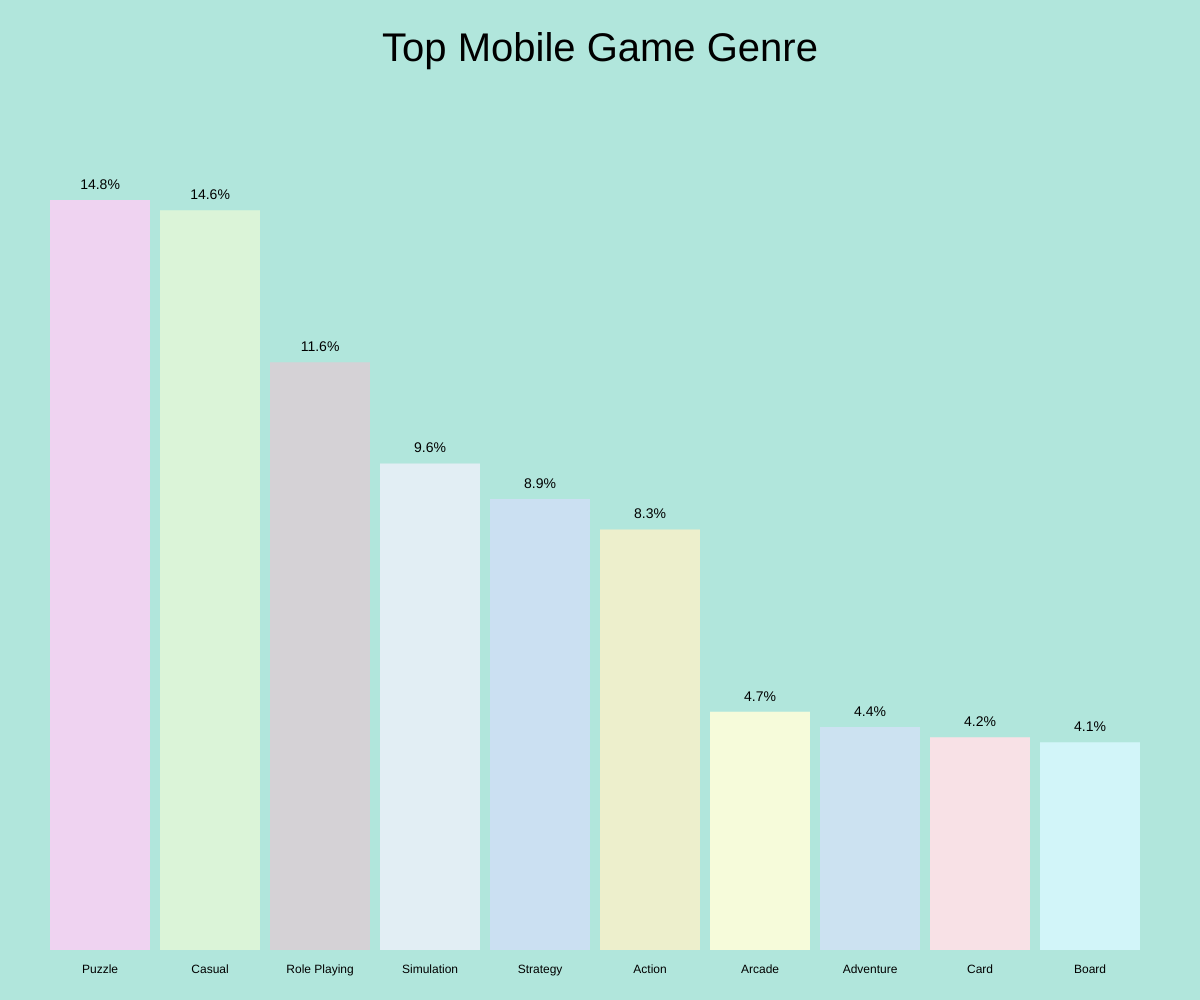
Frame 1 (no input)
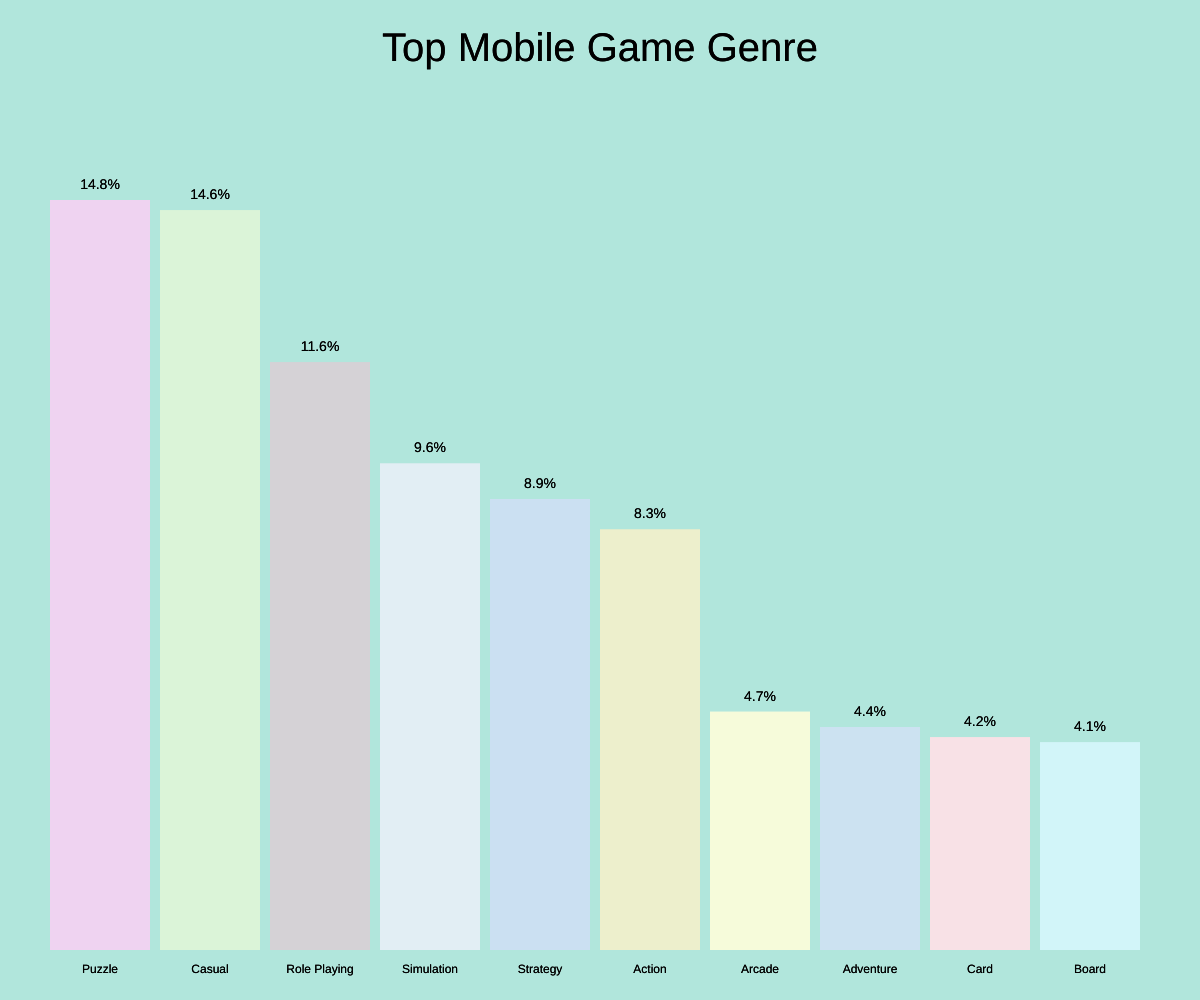
Frame 2 (the mouse pressed at the canvas centre, redrawn once)

The p5.js sketch that drew these frames (run headless with seeded random() and noise() and a simulated clock; the mouse was pressed at the canvas centre and the sketch redrawn once):

// p5.js sketch
// ── sketch.js
let genres = [
  "Puzzle", "Casual", "Role Playing", "Simulation", "Strategy", "Action", "Arcade", "Adventure", "Card", "Board"
];
let values = [14.8, 14.6, 11.6, 9.6, 8.9, 8.3, 4.7, 4.4, 4.2, 4.1];
let barColors = [];

function setup() {
  createCanvas(windowWidth,windowHeight);
  noLoop();
  background('#b1e6dc');
}

function draw() {
  generateColors();
  drawBarChart();
}

function generateColors() {
  for (let i = 0; i < genres.length; i++) {
    let r = random(200,255);
    let g = random(200,255);
    let b = random(200,255);
    barColors.push(color(r, g, b));
  }
}

function drawBarChart() {
  let barWidth = (width - 100) / genres.length - 10; // Increased bar width
  let startX = 50;
  let startY = height;
  let chartHeight = height - 150; // space for title and labels
  
  // Draw title
  fill(0);
  textAlign(CENTER, CENTER);
  textSize(40);
  text("Top Mobile Game Genre", width / 2, 50);
  
  // Draw bars
  // Draw bars
  for (let i = 0; i < genres.length; i++) {
    let barHeight = map(values[i], 0, max(values), 0, chartHeight - 100);
    let x = startX + i * (barWidth + 10);
    let y = height - barHeight - 50;

    // Bar
    fill(barColors[i]);
    noStroke();
    rect(x, y, barWidth, barHeight);

    // Genre label
    fill(0);
    textSize(12);
    textAlign(CENTER);
    text(genres[i], x + barWidth / 2, height - 30);

    // Value label
    textSize(14);
    text(nf(values[i], 1, 1) + "%", x + barWidth / 2, y - 15);
  }
}
